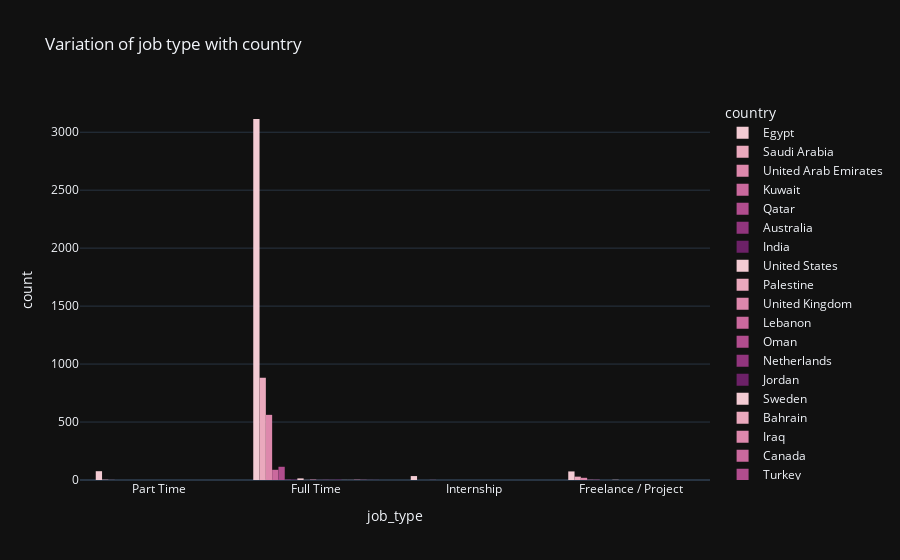

The cell this chart's notebook holds for it:
### Code cell
fig= px.histogram(df,x='job_type',color='country',barmode='group',color_discrete_sequence=px.colors.sequential.Magenta,template='plotly_dark',title='Variation of job type with country')
fig.show()
#we notice that the first demand in egypt is full time jobs and so on for the rest countries

### Figure 1 — Plotly figure (JSON) as saved in the notebook; plotly's stock layout.template omitted (floating-point values rounded to 4 significant figures; data arrays with more than 128 entries replaced by an {"elided": "..."} marker saying what was removed)
{"data": [{"alignmentgroup": "True", "bingroup": "x", "hovertemplate": "country=Egypt<br>job_type=%{x}<br>count=%{y}<extra></extra>", "legendgroup": "Egypt", "marker": {"color": "rgb(243, 203, 211)", "pattern": {"shape": ""}}, "name": "Egypt", "offsetgroup": "Egypt", "orientation": "v", "showlegend": true, "type": "histogram", "x": {"elided": "3298 str values"}, "xaxis": "x", "yaxis": "y"}, {"alignmentgroup": "True", "bingroup": "x", "hovertemplate": "country=Saudi Arabia<br>job_type=%{x}<br>count=%{y}<extra></extra>", "legendgroup": "Saudi Arabia", "marker": {"color": "rgb(234, 169, 189)", "pattern": {"shape": ""}}, "name": "Saudi Arabia", "offsetgroup": "Saudi Arabia", "orientation": "v", "showlegend": true, "type": "histogram", "x": {"elided": "914 str values"}, "xaxis": "x", "yaxis": "y"}, {"alignmentgroup": "True", "bingroup": "x", "hovertemplate": "country=United Arab Emirates<br>job_type=%{x}<br>count=%{y}<extra></extra>", "legendgroup": "United Arab Emirates", "marker": {"color": "rgb(221, 136, 172)", "pattern": {"shape": ""}}, "name": "United Arab Emirates", "offsetgroup": "United Arab Emirates", "orientation": "v", "showlegend": true, "type": "histogram", "x": {"elided": "582 str values"}, "xaxis": "x", "yaxis": "y"}, {"alignmentgroup": "True", "bingroup": "x", "hovertemplate": "country=Kuwait<br>job_type=%{x}<br>count=%{y}<extra></extra>", "legendgroup": "Kuwait", "marker": {"color": "rgb(202, 105, 157)", "pattern": {"shape": ""}}, "name": "Kuwait", "offsetgroup": "Kuwait", "orientation": "v", "showlegend": true, "type": "histogram", "x": ["Full Time", "Full Time", "Full Time", "Internship", "Full Time", "Full Time", "Full Time", "Full Time", "Full Time", "Freelance / Project", "Full Time", "Full Time", "Full Time", "Freelance / Project", "Full Time", "Full Time", "Full Time", "Full Time", "Full Time", "Full Time", "Full Time", "Full Time", "Full Time", "Full Time", "Full Time", "Full Time", "Full Time", "Full Time", "Full Time", "Full Time", "Full Time", "Full Time", "Full Time", "Full Time", "Full Time", "Full Time", "Full Time", "Full Time", "Full Time", "Full Time", "Full Time", "Full Time", "Full Time", "Full Time", "Full Time", "Full Time", "Full Time", "Full Time", "Full Time", "Full Time", "Full Time", "Full Time", "Full Time", "Full Time", "Full Time", "Full Time", "Full Time", "Full Time", "Full Time", "Full Time", "Full Time", "Full Time", "Full Time", "Full Time", "Full Time", "Full Time", "Full Time", "Full Time", "Full Time", "Full Time", "Full Time", "Full Time", "Full Time", "Full Time", "Full Time", "Freelance / Project", "Full Time", "Full Time", "Full Time", "Full Time", "Full Time", "Full Time", "Full Time", "Full Time", "Full Time", "Full Time", "Full Time", "Full Time", "Full Time", "Full Time", "Full Time", "Full Time"], "xaxis": "x", "yaxis": "y"}, {"alignmentgroup": "True", "bingroup": "x", "hovertemplate": "country=Qatar<br>job_type=%{x}<br>count=%{y}<extra></extra>", "legendgroup": "Qatar", "marker": {"color": "rgb(177, 77, 142)", "pattern": {"shape": ""}}, "name": "Qatar", "offsetgroup": "Qatar", "orientation": "v", "showlegend": true, "type": "histogram", "x": ["Full Time", "Full Time", "Full Time", "Full Time", "Full Time", "Full Time", "Full Time", "Full Time", "Full Time", "Full Time", "Full Time", "Full Time", "Full Time", "Full Time", "Full Time", "Full Time", "Full Time", "Full Time", "Full Time", "Full Time", "Full Time", "Full Time", "Full Time", "Full Time", "Full Time", "Full Time", "Full Time", "Full Time", "Full Time", "Full Time", "Full Time", "Full Time", "Full Time", "Full Time", "Full Time", "Full Time", "Full Time", "Full Time", "Full Time", "Full Time", "Full Time", "Full Time", "Full Time", "Full Time", "Full Time", "Full Time", "Full Time", "Full Time", "Full Time", "Full Time", "Full Time", "Full Time", "Full Time", "Full Time", "Full Time", "Full Time", "Full Time", "Full Time", "Full Time", "Full Time", "Freelance / Project", "Freelance / Project", "Full Time", "Full Time", "Full Time", "Full Time", "Full Time", "Full Time", "Full Time", "Full Time", "Full Time", "Full Time", "Full Time", "Full Time", "Full Time", "Full Time", "Full Time", "Full Time", "Full Time", "Full Time", "Full Time", "Full Time", "Full Time", "Full Time", "Full Time", "Full Time", "Full Time", "Full Time", "Full Time", "Full Time", "Full Time", "Full Time", "Full Time", "Full Time", "Full Time", "Full Time", "Full Time", "Full Time", "Full Time", "Full Time", "Full Time", "Full Time", "Full Time", "Freelance / Project", "Full Time", "Full Time", "Full Time", "Full Time", "Full Time", "Full Time", "Full Time", "Full Time", "Full Time", "Full Time", "Full Time", "Full Time", "Full Time"], "xaxis": "x", "yaxis": "y"}, {"alignmentgroup": "True", "bingroup": "x", "hovertemplate": "country=Australia<br>job_type=%{x}<br>count=%{y}<extra></extra>", "legendgroup": "Australia", "marker": {"color": "rgb(145, 53, 125)", "pattern": {"shape": ""}}, "name": "Australia", "offsetgroup": "Australia", "orientation": "v", "showlegend": true, "type": "histogram", "x": ["Full Time", "Full Time", "Full Time", "Full Time"], "xaxis": "x", "yaxis": "y"}, {"alignmentgroup": "True", "bingroup": "x", "hovertemplate": "country=India<br>job_type=%{x}<br>count=%{y}<extra></extra>", "legendgroup": "India", "marker": {"color": "rgb(108, 33, 103)", "pattern": {"shape": ""}}, "name": "India", "offsetgroup": "India", "orientation": "v", "showlegend": true, "type": "histogram", "x": ["Full Time", "Full Time", "Full Time", "Full Time"], "xaxis": "x", "yaxis": "y"}, {"alignmentgroup": "True", "bingroup": "x", "hovertemplate": "country=United States<br>job_type=%{x}<br>count=%{y}<extra></extra>", "legendgroup": "United States", "marker": {"color": "rgb(243, 203, 211)", "pattern": {"shape": ""}}, "name": "United States", "offsetgroup": "United States", "orientation": "v", "showlegend": true, "type": "histogram", "x": ["Full Time", "Full Time", "Full Time", "Full Time", "Full Time", "Full Time", "Full Time", "Freelance / Project", "Full Time", "Full Time", "Full Time", "Full Time", "Full Time", "Freelance / Project", "Full Time", "Full Time"], "xaxis": "x", "yaxis": "y"}, {"alignmentgroup": "True", "bingroup": "x", "hovertemplate": "country=Palestine<br>job_type=%{x}<br>count=%{y}<extra></extra>", "legendgroup": "Palestine", "marker": {"color": "rgb(234, 169, 189)", "pattern": {"shape": ""}}, "name": "Palestine", "offsetgroup": "Palestine", "orientation": "v", "showlegend": true, "type": "histogram", "x": ["Full Time"], "xaxis": "x", "yaxis": "y"}, {"alignmentgroup": "True", "bingroup": "x", "hovertemplate": "country=United Kingdom<br>job_type=%{x}<br>count=%{y}<extra></extra>", "legendgroup": "United Kingdom", "marker": {"color": "rgb(221, 136, 172)", "pattern": {"shape": ""}}, "name": "United Kingdom", "offsetgroup": "United Kingdom", "orientation": "v", "showlegend": true, "type": "histogram", "x": ["Full Time", "Full Time", "Full Time", "Full Time"], "xaxis": "x", "yaxis": "y"}, {"alignmentgroup": "True", "bingroup": "x", "hovertemplate": "country=Lebanon<br>job_type=%{x}<br>count=%{y}<extra></extra>", "legendgroup": "Lebanon", "marker": {"color": "rgb(202, 105, 157)", "pattern": {"shape": ""}}, "name": "Lebanon", "offsetgroup": "Lebanon", "orientation": "v", "showlegend": true, "type": "histogram", "x": ["Full Time"], "xaxis": "x", "yaxis": "y"}, {"alignmentgroup": "True", "bingroup": "x", "hovertemplate": "country=Oman<br>job_type=%{x}<br>count=%{y}<extra></extra>", "legendgroup": "Oman", "marker": {"color": "rgb(177, 77, 142)", "pattern": {"shape": ""}}, "name": "Oman", "offsetgroup": "Oman", "orientation": "v", "showlegend": true, "type": "histogram", "x": ["Full Time", "Full Time"], "xaxis": "x", "yaxis": "y"}, {"alignmentgroup": "True", "bingroup": "x", "hovertemplate": "country=Netherlands<br>job_type=%{x}<br>count=%{y}<extra></extra>", "legendgroup": "Netherlands", "marker": {"color": "rgb(145, 53, 125)", "pattern": {"shape": ""}}, "name": "Netherlands", "offsetgroup": "Netherlands", "orientation": "v", "showlegend": true, "type": "histogram", "x": ["Full Time", "Full Time"], "xaxis": "x", "yaxis": "y"}, {"alignmentgroup": "True", "bingroup": "x", "hovertemplate": "country=Jordan<br>job_type=%{x}<br>count=%{y}<extra></extra>", "legendgroup": "Jordan", "marker": {"color": "rgb(108, 33, 103)", "pattern": {"shape": ""}}, "name": "Jordan", "offsetgroup": "Jordan", "orientation": "v", "showlegend": true, "type": "histogram", "x": ["Full Time", "Full Time", "Full Time", "Full Time"], "xaxis": "x", "yaxis": "y"}, {"alignmentgroup": "True", "bingroup": "x", "hovertemplate": "country=Sweden<br>job_type=%{x}<br>count=%{y}<extra></extra>", "legendgroup": "Sweden", "marker": {"color": "rgb(243, 203, 211)", "pattern": {"shape": ""}}, "name": "Sweden", "offsetgroup": "Sweden", "orientation": "v", "showlegend": true, "type": "histogram", "x": ["Full Time"], "xaxis": "x", "yaxis": "y"}, {"alignmentgroup": "True", "bingroup": "x", "hovertemplate": "country=Bahrain<br>job_type=%{x}<br>count=%{y}<extra></extra>", "legendgroup": "Bahrain", "marker": {"color": "rgb(234, 169, 189)", "pattern": {"shape": ""}}, "name": "Bahrain", "offsetgroup": "Bahrain", "orientation": "v", "showlegend": true, "type": "histogram", "x": ["Full Time"], "xaxis": "x", "yaxis": "y"}, {"alignmentgroup": "True", "bingroup": "x", "hovertemplate": "country=Iraq<br>job_type=%{x}<br>count=%{y}<extra></extra>", "legendgroup": "Iraq", "marker": {"color": "rgb(221, 136, 172)", "pattern": {"shape": ""}}, "name": "Iraq", "offsetgroup": "Iraq", "orientation": "v", "showlegend": true, "type": "histogram", "x": ["Full Time", "Full Time", "Full Time"], "xaxis": "x", "yaxis": "y"}, {"alignmentgroup": "True", "bingroup": "x", "hovertemplate": "country=Canada<br>job_type=%{x}<br>count=%{y}<extra></extra>", "legendgroup": "Canada", "marker": {"color": "rgb(202, 105, 157)", "pattern": {"shape": ""}}, "name": "Canada", "offsetgroup": "Canada", "orientation": "v", "showlegend": true, "type": "histogram", "x": ["Full Time", "Full Time"], "xaxis": "x", "yaxis": "y"}, {"alignmentgroup": "True", "bingroup": "x", "hovertemplate": "country=Turkey<br>job_type=%{x}<br>count=%{y}<extra></extra>", "legendgroup": "Turkey", "marker": {"color": "rgb(177, 77, 142)", "pattern": {"shape": ""}}, "name": "Turkey", "offsetgroup": "Turkey", "orientation": "v", "showlegend": true, "type": "histogram", "x": ["Full Time"], "xaxis": "x", "yaxis": "y"}, {"alignmentgroup": "True", "bingroup": "x", "hovertemplate": "country=Mozambique<br>job_type=%{x}<br>count=%{y}<extra></extra>", "legendgroup": "Mozambique", "marker": {"color": "rgb(145, 53, 125)", "pattern": {"shape": ""}}, "name": "Mozambique", "offsetgroup": "Mozambique", "orientation": "v", "showlegend": true, "type": "histogram", "x": ["Full Time"], "xaxis": "x", "yaxis": "y"}], "layout": {"barmode": "group", "legend": {"title": {"text": "country"}, "tracegroupgap": 0}, "title": {"text": "Variation of job type with country"}, "xaxis": {"anchor": "y", "domain": [0, 1], "title": {"text": "job_type"}}, "yaxis": {"anchor": "x", "domain": [0, 1], "title": {"text": "count"}}}}
